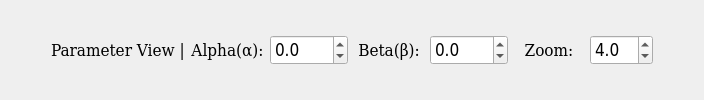
          <widget class="QFrame" name="frameSingleParam">
           <property name="frameShape">
            <enum>QFrame::NoFrame</enum>
           </property>
           <property name="frameShadow">
            <enum>QFrame::Raised</enum>
           </property>
           <layout class="QVBoxLayout" name="verticalLayout_48">
            <item>
             <layout class="QHBoxLayout" name="horizontalLayout_35">
              <item>
               <spacer name="horizontalSpacer_2">
                <property name="orientation">
                 <enum>Qt::Horizontal</enum>
                </property>
                <property name="sizeHint" stdset="0">
                 <size>
                  <width>40</width>
                  <height>20</height>
                 </size>
                </property>
               </spacer>
              </item>
              <item>
               <widget class="QLabel" name="label_2">
                <property name="font">
                 <font>
                  <family>DejaVu Serif Condensed</family>
                  <pointsize>13</pointsize>
                 </font>
                </property>
                <property name="text">
                 <string>Parameter View |</string>
                </property>
               </widget>
              </item>
              <item>
               <widget class="QLabel" name="label_16">
                <property name="minimumSize">
                 <size>
                  <width>70</width>
                  <height>0</height>
                 </size>
                </property>
                <property name="maximumSize">
                 <size>
                  <width>16777215</width>
                  <height>30</height>
                 </size>
                </property>
                <property name="font">
                 <font>
                  <family>DejaVu Serif Condensed</family>
                  <pointsize>13</pointsize>
                 </font>
                </property>
                <property name="text">
                 <string>Alpha(α):</string>
                </property>
                <property name="alignment">
                 <set>Qt::AlignCenter</set>
                </property>
               </widget>
              </item>
              <item>
               <widget class="QDoubleSpinBox" name="alphaSingle">
                <property name="sizePolicy">
                 <sizepolicy hsizetype="Fixed" vsizetype="Preferred">
                  <horstretch>0</horstretch>
                  <verstretch>0</verstretch>
                 </sizepolicy>
                </property>
                <property name="minimumSize">
                 <size>
                  <width>20</width>
                  <height>0</height>
                 </size>
                </property>
                <property name="maximumSize">
                 <size>
                  <width>167777</width>
                  <height>30</height>
                 </size>
                </property>
                <property name="font">
                 <font>
                  <family>DejaVu Sans Condensed</family>
                  <pointsize>13</pointsize>
                 </font>
                </property>
                <property name="decimals">
                 <number>1</number>
                </property>
                <property name="minimum">
                 <double>-360.000000000000000</double>
                </property>
                <property name="maximum">
                 <double>360.000000000000000</double>
                </property>
                <property name="singleStep">
                 <double>0.100000000000000</double>
                </property>
               </widget>
              </item>
              <item>
               <widget class="QLabel" name="label_56">
                <property name="minimumSize">
                 <size>
                  <width>70</width>
                  <height>0</height>
                 </size>
                </property>
                <property name="maximumSize">
                 <size>
                  <width>16777215</width>
                  <height>30</height>
                 </size>
                </property>
                <property name="font">
                 <font>
                  <family>DejaVu Serif Condensed</family>
                  <pointsize>13</pointsize>
                 </font>
                </property>
                <property name="text">
                 <string>Beta(β):</string>
                </property>
                <property name="alignment">
                 <set>Qt::AlignCenter</set>
                </property>
               </widget>
              </item>
              <item>
               <widget class="QDoubleSpinBox" name="betaSingle">
                <property name="sizePolicy">
                 <sizepolicy hsizetype="Fixed" vsizetype="Preferred">
                  <horstretch>0</horstretch>
                  <verstretch>0</verstretch>
                 </sizepolicy>
                </property>
                <property name="minimumSize">
                 <size>
                  <width>20</width>
                  <height>0</height>
                 </size>
                </property>
                <property name="maximumSize">
                 <size>
                  <width>167777</width>
                  <height>30</height>
                 </size>
                </property>
                <property name="font">
                 <font>
                  <family>DejaVu Sans Condensed</family>
                  <pointsize>13</pointsize>
                 </font>
                </property>
                <property name="decimals">
                 <number>1</number>
                </property>
                <property name="minimum">
                 <double>-360.000000000000000</double>
                </property>
                <property name="maximum">
                 <double>360.000000000000000</double>
                </property>
                <property name="singleStep">
                 <double>0.100000000000000</double>
                </property>
                <property name="value">
                 <double>0.000000000000000</double>
                </property>
               </widget>
              </item>
              <item>
               <widget class="QLabel" name="label_66">
                <property name="minimumSize">
                 <size>
                  <width>70</width>
                  <height>0</height>
                 </size>
                </property>
                <property name="maximumSize">
                 <size>
                  <width>16777215</width>
                  <height>30</height>
                 </size>
                </property>
                <property name="font">
                 <font>
                  <family>DejaVu Serif Condensed</family>
                  <pointsize>13</pointsize>
                 </font>
                </property>
                <property name="text">
                 <string>Zoom:</string>
                </property>
                <property name="alignment">
                 <set>Qt::AlignCenter</set>
                </property>
               </widget>
              </item>
              <item>
               <widget class="QDoubleSpinBox" name="zoomSingle">
                <property name="sizePolicy">
                 <sizepolicy hsizetype="Fixed" vsizetype="Preferred">
                  <horstretch>0</horstretch>
                  <verstretch>0</verstretch>
                 </sizepolicy>
                </property>
                <property name="minimumSize">
                 <size>
                  <width>20</width>
                  <height>0</height>
                 </size>
                </property>
                <property name="maximumSize">
                 <size>
                  <width>167777</width>
                  <height>30</height>
                 </size>
                </property>
                <property name="font">
                 <font>
                  <family>DejaVu Sans Condensed</family>
                  <pointsize>13</pointsize>
                 </font>
                </property>
                <property name="decimals">
                 <number>1</number>
                </property>
                <property name="minimum">
                 <double>2.000000000000000</double>
                </property>
                <property name="maximum">
                 <double>14.000000000000000</double>
                </property>
                <property name="singleStep">
                 <double>0.100000000000000</double>
                </property>
                <property name="value">
                 <double>4.000000000000000</double>
                </property>
               </widget>
              </item>
              <item>
               <spacer name="horizontalSpacer_3">
                <property name="orientation">
                 <enum>Qt::Horizontal</enum>
                </property>
                <property name="sizeHint" stdset="0">
                 <size>
                  <width>40</width>
                  <height>20</height>
                 </size>
                </property>
               </spacer>
              </item>
             </layout>
            </item>
           </layout>
          </widget>
